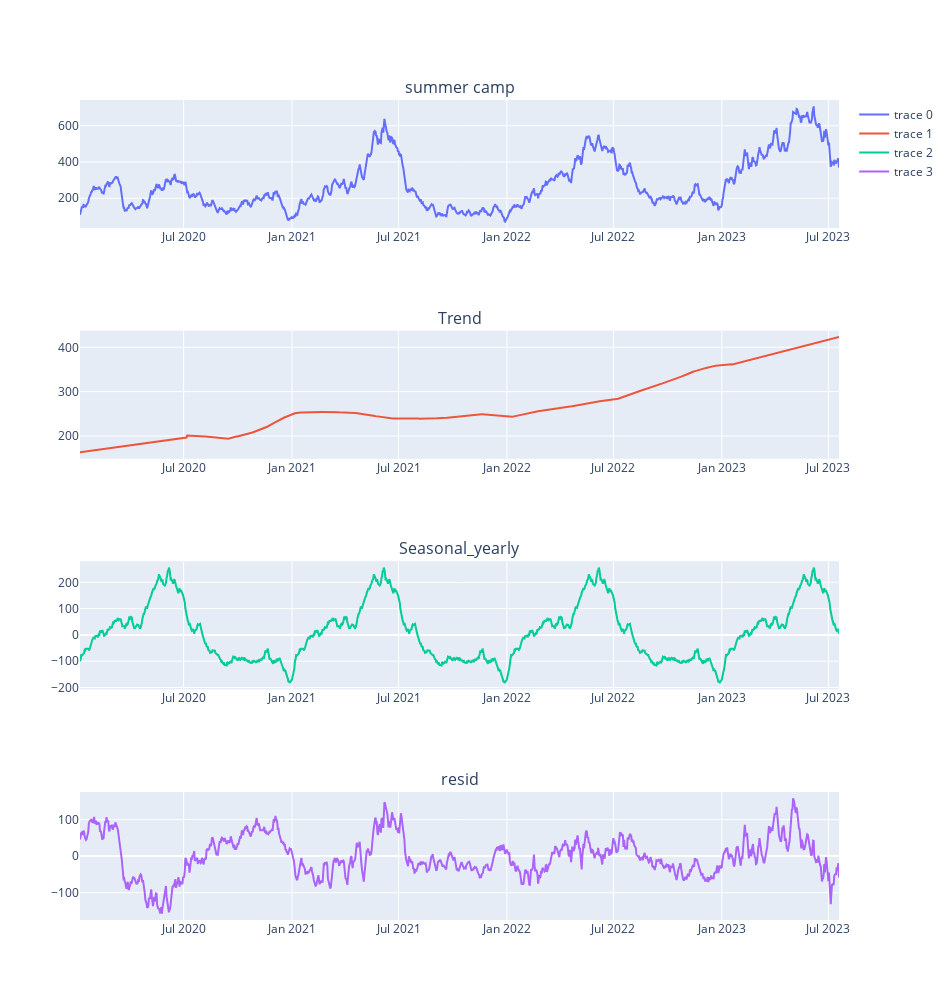

The notebook cell this image was saved under:
### Code cell
fig=make_subplots(rows=4, cols=1,
                subplot_titles=("summer camp", "Trend", "Seasonal_yearly","resid"))
fig.add_trace(
    go.Scatter(x=season.index,y=season.obs),row=1,col=1
    
)
fig.add_trace(
    go.Scatter(x=season.index,y=season.trend),row=2,col=1
)
fig.add_trace(
    go.Scatter(x=season.index,y=season.seasonal),row=3,col=1
    
)
fig.add_trace(
    go.Scatter(x=season.index,y=season.resid),row=4,col=1
    
)


fig.update_layout(height=1000, width=950)

### Figure 1 — Plotly figure (JSON) as saved in the notebook; plotly's stock layout.template omitted (floating-point values rounded to 4 significant figures; data arrays with more than 128 entries replaced by an {"elided": "..."} marker saying what was removed)
{"data": [{"type": "scatter", "x": {"elided": "1290 str values"}, "xaxis": "x", "y": {"elided": "1290 int values"}, "yaxis": "y"}, {"type": "scatter", "x": {"elided": "1290 str values"}, "xaxis": "x2", "y": {"elided": "1290 float values"}, "yaxis": "y2"}, {"type": "scatter", "x": {"elided": "1290 str values"}, "xaxis": "x3", "y": {"elided": "1290 float values"}, "yaxis": "y3"}, {"type": "scatter", "x": {"elided": "1290 str values"}, "xaxis": "x4", "y": {"elided": "1290 float values"}, "yaxis": "y4"}], "layout": {"annotations": [{"font": {"size": 16}, "showarrow": false, "text": "summer camp", "x": 0.5, "xanchor": "center", "xref": "paper", "y": 1, "yanchor": "bottom", "yref": "paper"}, {"font": {"size": 16}, "showarrow": false, "text": "Trend", "x": 0.5, "xanchor": "center", "xref": "paper", "y": 0.7188, "yanchor": "bottom", "yref": "paper"}, {"font": {"size": 16}, "showarrow": false, "text": "Seasonal_yearly", "x": 0.5, "xanchor": "center", "xref": "paper", "y": 0.4375, "yanchor": "bottom", "yref": "paper"}, {"font": {"size": 16}, "showarrow": false, "text": "resid", "x": 0.5, "xanchor": "center", "xref": "paper", "y": 0.1562, "yanchor": "bottom", "yref": "paper"}], "height": 1000, "width": 950, "xaxis": {"anchor": "y", "domain": [0, 1]}, "xaxis2": {"anchor": "y2", "domain": [0, 1]}, "xaxis3": {"anchor": "y3", "domain": [0, 1]}, "xaxis4": {"anchor": "y4", "domain": [0, 1]}, "yaxis": {"anchor": "x", "domain": [0.8438, 1]}, "yaxis2": {"anchor": "x2", "domain": [0.5625, 0.7188]}, "yaxis3": {"anchor": "x3", "domain": [0.2812, 0.4375]}, "yaxis4": {"anchor": "x4", "domain": [0, 0.1562]}}}
